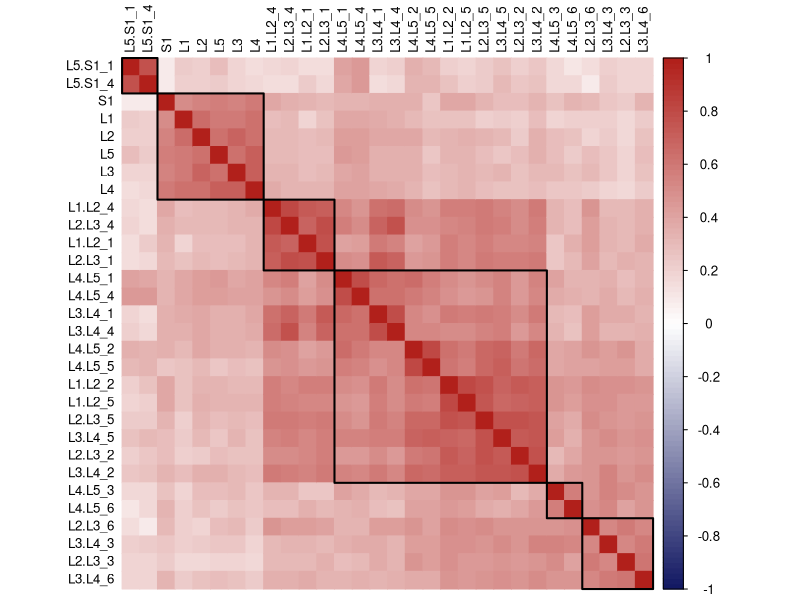

The R source for this figure:
library(corrplot)
# read data
data <- read.table("data/Human_CT_Values.txt",sep="\t",header=TRUE)

# process NAs
na_percentage <- sapply(data[, 2:ncol(data)], function(col) mean(is.na(col)))
print(na_percentage)
data <- data[, c(TRUE, na_percentage <= 0.26)]
labels <- data[, 1]
features <- data[, -1]

# fill NAs
data_filled <- features
for (col in 1:ncol(features)) {
  data_filled[, col] <- ave(features[, col], labels, FUN = function(x) ifelse(is.na(x), mean(x, na.rm = TRUE), x))
}
cor_colors <- colorRampPalette(c("#131963", "white", "#b1201b"))(100)
correlations <- cor(data_filled, method = "spearman")

# Draw Correlation Heatmap
pdf("figure/CT/Correlations.pdf", height = 6.7, width = 6.7)
#corrplot(correlations, method = "color", tl.col = "black", tl.srt = 45,tl.cex = 1,col = cor_colors)
corrplot(correlations, 
         method = "color", 
         #addCoef.col = "black",  
         col = cor_colors,       
         tl.col = "black",      
         order = "hclust",
         tl.cex = 0.8,      
         number.cex = 1,
         addrect = 6)
dev.off()